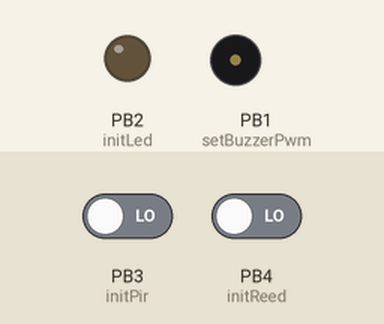
Recording of a program running on a simulated ATtiny85, built with avr-gcc and emulated at 0.128 MHz (the files do not name the chip). Parts: output pins drawn as LEDs (lit = HIGH), buzzer (waves = sounding). Inputs (shaded band) come from the test bench; at power-on: PB3 (initPir) LOW, PB4 (initReed) LOW. The board resets itself during the run and starts again; sleep ends after the set time or at an interrupt; EEPROM starts erased.

Above: at 1.2 s.
1.3 s: PB3 (initPir) driven HIGH
At 1.37 s:
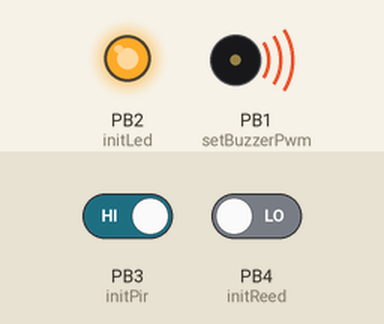
At 2.4 s:
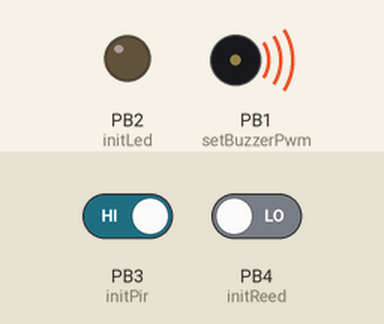
4.3 s: PB4 (initReed) driven HIGH
Timing chart, 0 to 7.3 s (numbered marks = the images above; inputs shaded):
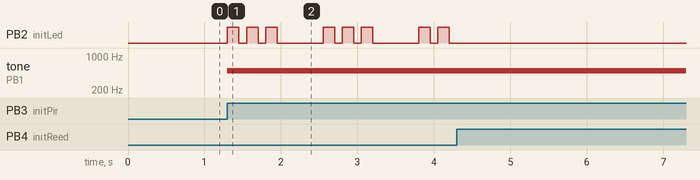

The program:

main.c
```c
/*
 * cat_detector.c
 *
 * Created: 01.02.2021 19:02:43
 * Author : marcinek
 */


#include <avr/io.h>
#include <avr/sleep.h>
#include <avr/wdt.h>
#include <avr/interrupt.h>
#include <avr/eeprom.h>
#include <util/delay.h>
#include <util/atomic.h>
#include "tests.h"
#include "utils.h"


typedef struct {
	uint8_t loudness;
	uint8_t reps;
	uint8_t blinks_in_one_rep;
	uint8_t should_led_stay_on;
	uint8_t should_buzz_every_time;
	uint8_t should_reset_on_door_opened;
} configuration;

void goToSleep();

void playAlarmSequence(configuration * conf);

void setBuzzerPwm(configuration * conf);

// determines if the cat is standing behind the door, returns 1 if it is, 0 otherwise
#define isTheCatWaiting() (isPirOn() && isReedOn())


// R/Wr EEProm configuration variables
void writeConf(configuration * conf);
void readConf(configuration * conf);

// returns 1 if the eeprom needs configuration, 0 othewise
uint8_t eeprom_is_fresh();
// fills the struct with defaults
void set_default_config(configuration * conf);


// resets the device using the watchdog timer, see also wdt_off
void fireSoftwareReset();
// turns off the watchdog timer during the initialization see avr-libc documentation on the watchdog
void wdt_off() __attribute__((naked)) __attribute__((section(".init3")));

// after calling this function, if the door gets opened, the device will reset itself
#define armOpenDoorReset() (PCMSK |= (1 << PCINT4))
#define resetConditionsMet() (isReedOff() && (PCMSK & (1 << PCINT4)))


int main(void)
{
	initLed();
	initPir();
	initReed();

	configuration conf;

	// read conf
	if(eeprom_is_fresh())
	{
		set_default_config(&conf);
		writeConf(&conf);
	}
	else
	{
		readConf(&conf);
	}

	setBuzzerPwm(&conf);


	PRR  |= (1 << PRADC); // disable adc. Do not disable timer/counter 0, as it is used for pwm
	ACSR |= (1 << ACD);   // disable analog comparator
	PORTB |= (1 << PORTB0); // PB0 is floating, so pullup to save power

	GIMSK |= (1 << PCIE); // to detect if the kitty is close to the door
	PCMSK |= (1 << PCINT3);


	sei();

    while (1)
    {
		goToSleep();

		if(isTheCatWaiting())
		{
			if(conf.should_reset_on_door_opened)
				armOpenDoorReset();

			playAlarmSequence(&conf);

			// it's redundant to do these checks on every alarm, but it is easier that way
			if(conf.should_led_stay_on)
				ledOn();
		}
	}
}


void fireSoftwareReset()
{
	wdt_enable(WDTO_15MS);
	while(1);
}

void wdt_off()
{
	MCUSR = 0;
	wdt_disable();

	return;
}


void goToSleep()
{
	PRR |= (1 << PRTIM0); // timer 0 used for pwm
	set_sleep_mode(SLEEP_MODE_PWR_DOWN);
	cli();
	sleep_enable();
	sleep_bod_disable();
	sei();
	sleep_cpu();
	sleep_disable();
	PRR &= ~(1 << PRTIM0);
}


void setBuzzerPwm(configuration * conf)
{
	DDRB |= (1 << DDB1);
	TCCR0A = (1 << COM0B1) | (1 << WGM01) | (1 << WGM00);
	OCR0B  = conf->loudness;
}


void playAlarmSequence(configuration * conf)
{
	static uint8_t firstTime = 1;

	ledOff();
	buzzOff();

	for(uint8_t i = 0; i < conf->reps; i++)
	{
		for(uint8_t j = 0; j < conf->blinks_in_one_rep; j++)
		{
			ledOn();
			if(conf->should_buzz_every_time || firstTime)
				buzzOn();
			_delay_ms(150);
			ledOff();
			buzzOff();
			_delay_ms(100);
		}
		_delay_ms(500);
	}

	firstTime = 0;
}


ISR(PCINT0_vect)
{
	if(resetConditionsMet())
		fireSoftwareReset();
}

// returns 1 if the eeprom needs to be configured with defaults
inline uint8_t eeprom_is_fresh()
{
	return (eeprom_read_byte((uint8_t *)6) != 0);
}

void writeConf(configuration * conf)
{
	eeprom_update_byte((uint8_t *)0,conf->loudness);
	eeprom_update_byte((uint8_t *)1,conf->reps);
	eeprom_update_byte((uint8_t *)2,conf->blinks_in_one_rep);
	eeprom_update_byte((uint8_t *)3,conf->should_led_stay_on);
	eeprom_update_byte((uint8_t *)4,conf->should_buzz_every_time);
	eeprom_update_byte((uint8_t *)5,conf->should_reset_on_door_opened);
	eeprom_update_byte((uint8_t *)6,0); // set a flag which signifies, that the eeprom is configured
}


void readConf(configuration * conf)
{
	conf->loudness = eeprom_read_byte((uint8_t *)0);
	conf->reps	   = eeprom_read_byte((uint8_t *)1);
	conf->blinks_in_one_rep = eeprom_read_byte((uint8_t *)2);
	conf->should_led_stay_on = eeprom_read_byte((uint8_t *)3);
	conf->should_buzz_every_time = eeprom_read_byte((uint8_t *)4);
	conf->should_reset_on_door_opened = eeprom_read_byte((uint8_t *)5);
}

void set_default_config(configuration * conf)
{
	conf->blinks_in_one_rep = 3;
	conf->reps = 3;
	conf->loudness = 4;
	conf->should_led_stay_on = 1;
	conf->should_buzz_every_time = 0;
	conf->should_reset_on_door_opened = 1;
}
```

tests.c
```c
/*
 * tests.c
 *
 * Created: 03.02.2021 17:46:29
 *  Author: marcinek
 */

#include "tests.h"


void test_led()
{
	initLed();

	while (1)
	{
		ledOn();
		_delay_ms(500);
		ledOff();
		_delay_ms(500);
	}
}

/*
//buzzer
void test_buzz()
{
	initBuzz();

	while (1)
	{
		buzzOn();
		_delay_ms(500);
		buzzOff();
		_delay_ms(500);
	}
}*/

void test_reed()
{
	initLed();
	initReed();

	while (1)
	{
		if(isReedOn())
			ledOn();
		else
			ledOff();
	}
}

void test_pir()
{
	initLed();
	initPir();

	while (1)
	{
		if(isPirOn())
			ledOn();
		else
			ledOff();
	}
}
```

tests.h
```c
/*
 * tests.h
 *
 * Created: 03.02.2021 17:46:16
 *  Author: marcinek
 */

#include <avr/io.h>
#include <util/delay.h>
#include "utils.h"

#ifndef TESTS_H_
#define TESTS_H_


void test_led();

void test_buzz();

void test_reed();

void test_pir();

#endif /* TESTS_H_ */
```

utils.h
```c
/*
 * utils.h
 *
 * Created: 03.02.2021 17:47:18
 *  Author: marcinek
 */

#include <avr/io.h>

#ifndef UTILS_H_
#define UTILS_H_


// led macros
#define initLed()  (DDRB |= (1 << DDB2))
#define ledOn()    (PORTB |= (1 << PORTB2))
#define ledOff()   (PORTB &= ~(1 << PORTB2))

// buzzer macros
#define buzzOn()   (TCCR0B |= (1 << CS00))
#define buzzOff()  {					     \
					TCCR0B &= 0b11111000;    \
					TCNT0 = 0;               \
					PORTB &= ~(1 << PORTB1); \
				   }

// contactron macros
#define initReed()  (DDRB &= ~(1 << DDB4))
#define isReedOff() (PINB & (1 << PINB4))
#define isReedOn()  (! isReedOff())

// pir macros
#define initPir()   (DDRB &= ~(1 << DDB3))
#define isPirOn()	(PINB & (1 << PINB3))
#define isPirOff()  (!isPirOn())

#endif /* UTILS_H_ */
```

Measured:
- after the input at 1.3 s, PB2 (initLed): LOW → HIGH at once, then repeats every 1.3 s: 2 × (LOW 0.10 s, HIGH 0.15 s), LOW 0.60 s, HIGH 0.15 s; tone on PB1 (setBuzzerPwm): silent → 500 Hz at once
- after the input at 4.3 s, PB2 (initLed): stays LOW (without the input it goes to HIGH after 0.00 s)
